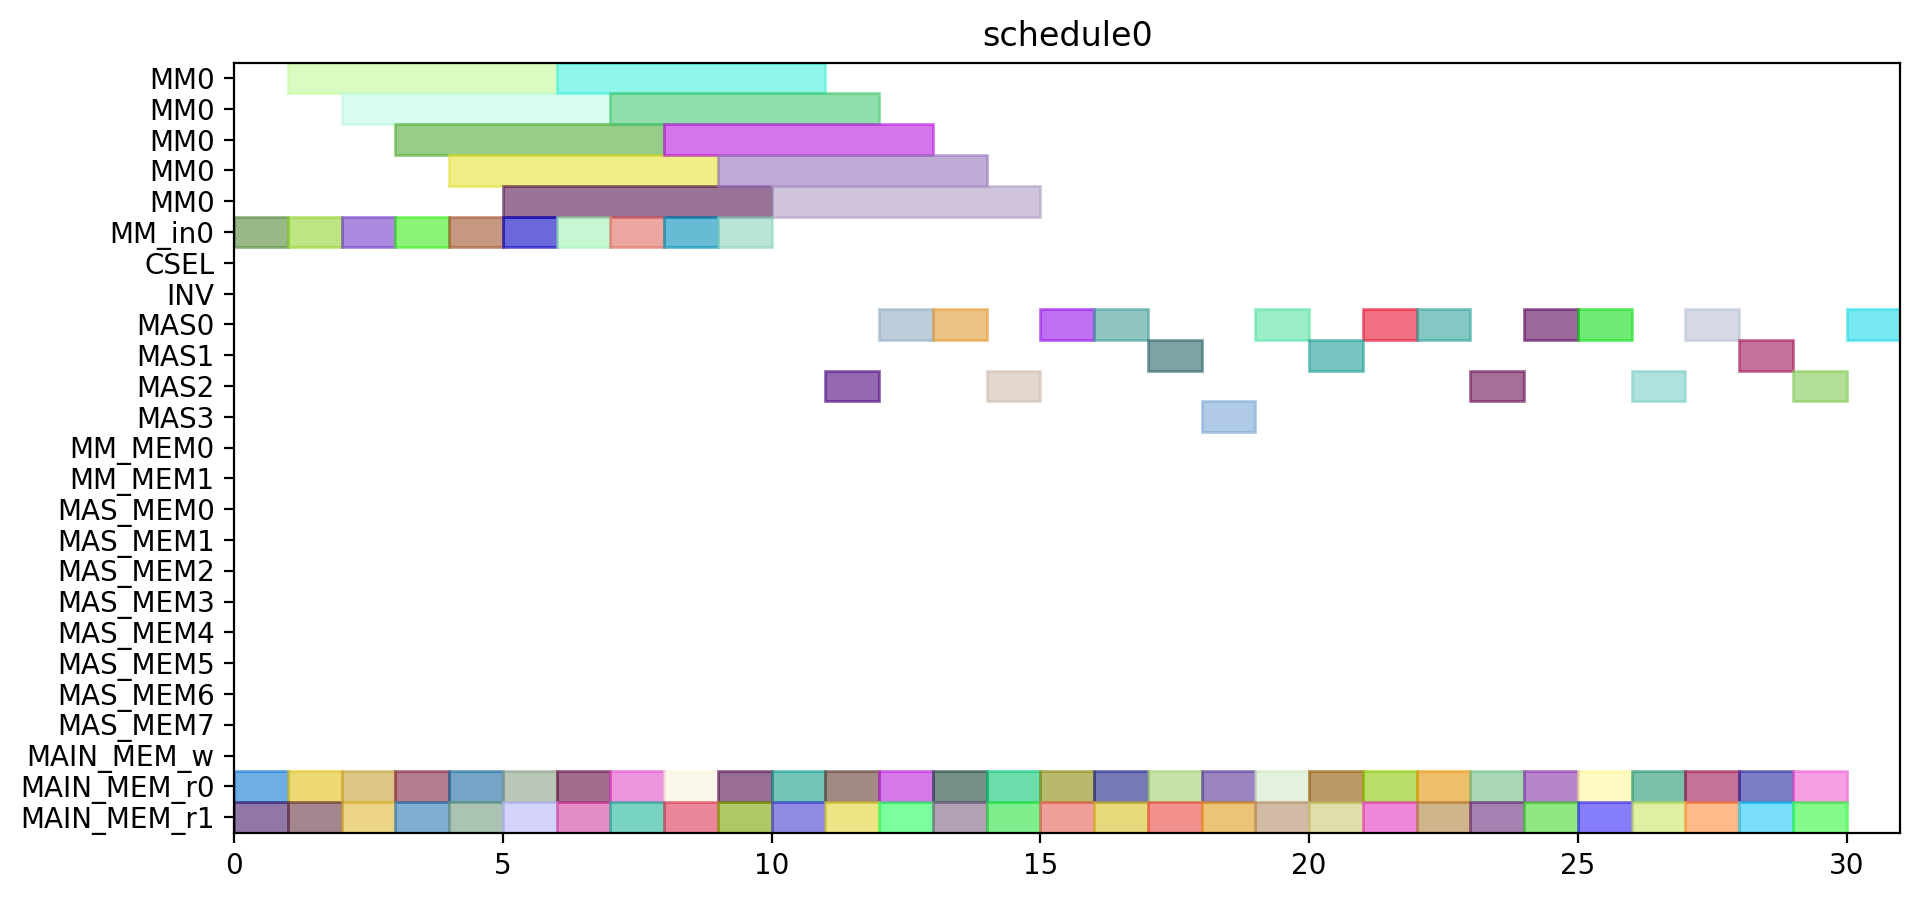

Write Python code to recreate this figure.
from pyschedule import Scenario, solvers, plotters, alt


def solve():
	horizon = 131
	S = Scenario("schedule0", horizon=horizon)

	# resource
	MM = S.Resources('MM', num=1, size=5)
	MM_in = S.Resources('MM_in', num=1)
	CSEL = S.Resource('CSEL')
	INV = S.Resource('INV')
	MAS = S.Resources('MAS', num=4, size=1, periods=range(1, horizon))
	MM_MEM = S.Resources('MM_MEM', num=2)
	MAS_MEM = S.Resources('MAS_MEM', num=8)
	MAIN_MEM_w = S.Resource('MAIN_MEM_w', size=1)
	MAIN_MEM_r = S.Resources('MAIN_MEM_r', num=2)

	# result of previous scheduling

	# new tasks
	c_aa_a1_0 = S.Task('c_aa_a1_0', length=1, delay_cost=1)
	c_aa_a1_0 += alt(MAS)

	c_aa_a1_0_mem0 = S.Task('c_aa_a1_0_mem0', length=1, delay_cost=1)
	c_aa_a1_0_mem0 += MAIN_MEM_r[0]
	S += c_aa_a1_0_mem0 <= c_aa_a1_0

	c_aa_a1_0_mem1 = S.Task('c_aa_a1_0_mem1', length=1, delay_cost=1)
	c_aa_a1_0_mem1 += MAIN_MEM_r[1]
	S += c_aa_a1_0_mem1 <= c_aa_a1_0

	c_aa_a1_1 = S.Task('c_aa_a1_1', length=1, delay_cost=1)
	c_aa_a1_1 += alt(MAS)

	c_aa_a1_1_mem0 = S.Task('c_aa_a1_1_mem0', length=1, delay_cost=1)
	c_aa_a1_1_mem0 += MAIN_MEM_r[0]
	S += c_aa_a1_1_mem0 <= c_aa_a1_1

	c_aa_a1_1_mem1 = S.Task('c_aa_a1_1_mem1', length=1, delay_cost=1)
	c_aa_a1_1_mem1 += MAIN_MEM_r[1]
	S += c_aa_a1_1_mem1 <= c_aa_a1_1

	c_aa_t10 = S.Task('c_aa_t10', length=1, delay_cost=1)
	c_aa_t10 += alt(MAS)

	c_aa_t10_mem0 = S.Task('c_aa_t10_mem0', length=1, delay_cost=1)
	c_aa_t10_mem0 += MAIN_MEM_r[0]
	S += c_aa_t10_mem0 <= c_aa_t10

	c_aa_t10_mem1 = S.Task('c_aa_t10_mem1', length=1, delay_cost=1)
	c_aa_t10_mem1 += MAIN_MEM_r[1]
	S += c_aa_t10_mem1 <= c_aa_t10

	c_aa_t11 = S.Task('c_aa_t11', length=1, delay_cost=1)
	c_aa_t11 += alt(MAS)

	c_aa_t11_mem0 = S.Task('c_aa_t11_mem0', length=1, delay_cost=1)
	c_aa_t11_mem0 += MAIN_MEM_r[0]
	S += c_aa_t11_mem0 <= c_aa_t11

	c_aa_t11_mem1 = S.Task('c_aa_t11_mem1', length=1, delay_cost=1)
	c_aa_t11_mem1 += MAIN_MEM_r[1]
	S += c_aa_t11_mem1 <= c_aa_t11

	c_aa_t3_t0_in = S.Task('c_aa_t3_t0_in', length=1, delay_cost=1)
	c_aa_t3_t0_in += alt(MM_in)
	c_aa_t3_t0 = S.Task('c_aa_t3_t0', length=5, delay_cost=1)
	c_aa_t3_t0 += alt(MM)
	S += c_aa_t3_t0>=c_aa_t3_t0_in

	c_aa_t3_t0_mem0 = S.Task('c_aa_t3_t0_mem0', length=1, delay_cost=1)
	c_aa_t3_t0_mem0 += MAIN_MEM_r[0]
	S += c_aa_t3_t0_mem0 <= c_aa_t3_t0

	c_aa_t3_t0_mem1 = S.Task('c_aa_t3_t0_mem1', length=1, delay_cost=1)
	c_aa_t3_t0_mem1 += MAIN_MEM_r[1]
	S += c_aa_t3_t0_mem1 <= c_aa_t3_t0

	c_aa_t3_t1_in = S.Task('c_aa_t3_t1_in', length=1, delay_cost=1)
	c_aa_t3_t1_in += alt(MM_in)
	c_aa_t3_t1 = S.Task('c_aa_t3_t1', length=5, delay_cost=1)
	c_aa_t3_t1 += alt(MM)
	S += c_aa_t3_t1>=c_aa_t3_t1_in

	c_aa_t3_t1_mem0 = S.Task('c_aa_t3_t1_mem0', length=1, delay_cost=1)
	c_aa_t3_t1_mem0 += MAIN_MEM_r[0]
	S += c_aa_t3_t1_mem0 <= c_aa_t3_t1

	c_aa_t3_t1_mem1 = S.Task('c_aa_t3_t1_mem1', length=1, delay_cost=1)
	c_aa_t3_t1_mem1 += MAIN_MEM_r[1]
	S += c_aa_t3_t1_mem1 <= c_aa_t3_t1

	c_aa_t3_t2 = S.Task('c_aa_t3_t2', length=1, delay_cost=1)
	c_aa_t3_t2 += alt(MAS)

	c_aa_t3_t2_mem0 = S.Task('c_aa_t3_t2_mem0', length=1, delay_cost=1)
	c_aa_t3_t2_mem0 += MAIN_MEM_r[0]
	S += c_aa_t3_t2_mem0 <= c_aa_t3_t2

	c_aa_t3_t2_mem1 = S.Task('c_aa_t3_t2_mem1', length=1, delay_cost=1)
	c_aa_t3_t2_mem1 += MAIN_MEM_r[1]
	S += c_aa_t3_t2_mem1 <= c_aa_t3_t2

	c_aa_t3_t3 = S.Task('c_aa_t3_t3', length=1, delay_cost=1)
	c_aa_t3_t3 += alt(MAS)

	c_aa_t3_t3_mem0 = S.Task('c_aa_t3_t3_mem0', length=1, delay_cost=1)
	c_aa_t3_t3_mem0 += MAIN_MEM_r[0]
	S += c_aa_t3_t3_mem0 <= c_aa_t3_t3

	c_aa_t3_t3_mem1 = S.Task('c_aa_t3_t3_mem1', length=1, delay_cost=1)
	c_aa_t3_t3_mem1 += MAIN_MEM_r[1]
	S += c_aa_t3_t3_mem1 <= c_aa_t3_t3

	c_bb_a1_0 = S.Task('c_bb_a1_0', length=1, delay_cost=1)
	c_bb_a1_0 += alt(MAS)

	c_bb_a1_0_mem0 = S.Task('c_bb_a1_0_mem0', length=1, delay_cost=1)
	c_bb_a1_0_mem0 += MAIN_MEM_r[0]
	S += c_bb_a1_0_mem0 <= c_bb_a1_0

	c_bb_a1_0_mem1 = S.Task('c_bb_a1_0_mem1', length=1, delay_cost=1)
	c_bb_a1_0_mem1 += MAIN_MEM_r[1]
	S += c_bb_a1_0_mem1 <= c_bb_a1_0

	c_bb_a1_1 = S.Task('c_bb_a1_1', length=1, delay_cost=1)
	c_bb_a1_1 += alt(MAS)

	c_bb_a1_1_mem0 = S.Task('c_bb_a1_1_mem0', length=1, delay_cost=1)
	c_bb_a1_1_mem0 += MAIN_MEM_r[0]
	S += c_bb_a1_1_mem0 <= c_bb_a1_1

	c_bb_a1_1_mem1 = S.Task('c_bb_a1_1_mem1', length=1, delay_cost=1)
	c_bb_a1_1_mem1 += MAIN_MEM_r[1]
	S += c_bb_a1_1_mem1 <= c_bb_a1_1

	c_bb_t10 = S.Task('c_bb_t10', length=1, delay_cost=1)
	c_bb_t10 += alt(MAS)

	c_bb_t10_mem0 = S.Task('c_bb_t10_mem0', length=1, delay_cost=1)
	c_bb_t10_mem0 += MAIN_MEM_r[0]
	S += c_bb_t10_mem0 <= c_bb_t10

	c_bb_t10_mem1 = S.Task('c_bb_t10_mem1', length=1, delay_cost=1)
	c_bb_t10_mem1 += MAIN_MEM_r[1]
	S += c_bb_t10_mem1 <= c_bb_t10

	c_bb_t11 = S.Task('c_bb_t11', length=1, delay_cost=1)
	c_bb_t11 += alt(MAS)

	c_bb_t11_mem0 = S.Task('c_bb_t11_mem0', length=1, delay_cost=1)
	c_bb_t11_mem0 += MAIN_MEM_r[0]
	S += c_bb_t11_mem0 <= c_bb_t11

	c_bb_t11_mem1 = S.Task('c_bb_t11_mem1', length=1, delay_cost=1)
	c_bb_t11_mem1 += MAIN_MEM_r[1]
	S += c_bb_t11_mem1 <= c_bb_t11

	c_bb_t3_t0_in = S.Task('c_bb_t3_t0_in', length=1, delay_cost=1)
	c_bb_t3_t0_in += alt(MM_in)
	c_bb_t3_t0 = S.Task('c_bb_t3_t0', length=5, delay_cost=1)
	c_bb_t3_t0 += alt(MM)
	S += c_bb_t3_t0>=c_bb_t3_t0_in

	c_bb_t3_t0_mem0 = S.Task('c_bb_t3_t0_mem0', length=1, delay_cost=1)
	c_bb_t3_t0_mem0 += MAIN_MEM_r[0]
	S += c_bb_t3_t0_mem0 <= c_bb_t3_t0

	c_bb_t3_t0_mem1 = S.Task('c_bb_t3_t0_mem1', length=1, delay_cost=1)
	c_bb_t3_t0_mem1 += MAIN_MEM_r[1]
	S += c_bb_t3_t0_mem1 <= c_bb_t3_t0

	c_bb_t3_t1_in = S.Task('c_bb_t3_t1_in', length=1, delay_cost=1)
	c_bb_t3_t1_in += alt(MM_in)
	c_bb_t3_t1 = S.Task('c_bb_t3_t1', length=5, delay_cost=1)
	c_bb_t3_t1 += alt(MM)
	S += c_bb_t3_t1>=c_bb_t3_t1_in

	c_bb_t3_t1_mem0 = S.Task('c_bb_t3_t1_mem0', length=1, delay_cost=1)
	c_bb_t3_t1_mem0 += MAIN_MEM_r[0]
	S += c_bb_t3_t1_mem0 <= c_bb_t3_t1

	c_bb_t3_t1_mem1 = S.Task('c_bb_t3_t1_mem1', length=1, delay_cost=1)
	c_bb_t3_t1_mem1 += MAIN_MEM_r[1]
	S += c_bb_t3_t1_mem1 <= c_bb_t3_t1

	c_bb_t3_t2 = S.Task('c_bb_t3_t2', length=1, delay_cost=1)
	c_bb_t3_t2 += alt(MAS)

	c_bb_t3_t2_mem0 = S.Task('c_bb_t3_t2_mem0', length=1, delay_cost=1)
	c_bb_t3_t2_mem0 += MAIN_MEM_r[0]
	S += c_bb_t3_t2_mem0 <= c_bb_t3_t2

	c_bb_t3_t2_mem1 = S.Task('c_bb_t3_t2_mem1', length=1, delay_cost=1)
	c_bb_t3_t2_mem1 += MAIN_MEM_r[1]
	S += c_bb_t3_t2_mem1 <= c_bb_t3_t2

	c_bb_t3_t3 = S.Task('c_bb_t3_t3', length=1, delay_cost=1)
	c_bb_t3_t3 += alt(MAS)

	c_bb_t3_t3_mem0 = S.Task('c_bb_t3_t3_mem0', length=1, delay_cost=1)
	c_bb_t3_t3_mem0 += MAIN_MEM_r[0]
	S += c_bb_t3_t3_mem0 <= c_bb_t3_t3

	c_bb_t3_t3_mem1 = S.Task('c_bb_t3_t3_mem1', length=1, delay_cost=1)
	c_bb_t3_t3_mem1 += MAIN_MEM_r[1]
	S += c_bb_t3_t3_mem1 <= c_bb_t3_t3

	c_cc_a1_0 = S.Task('c_cc_a1_0', length=1, delay_cost=1)
	c_cc_a1_0 += alt(MAS)

	c_cc_a1_0_mem0 = S.Task('c_cc_a1_0_mem0', length=1, delay_cost=1)
	c_cc_a1_0_mem0 += MAIN_MEM_r[0]
	S += c_cc_a1_0_mem0 <= c_cc_a1_0

	c_cc_a1_0_mem1 = S.Task('c_cc_a1_0_mem1', length=1, delay_cost=1)
	c_cc_a1_0_mem1 += MAIN_MEM_r[1]
	S += c_cc_a1_0_mem1 <= c_cc_a1_0

	c_cc_a1_1 = S.Task('c_cc_a1_1', length=1, delay_cost=1)
	c_cc_a1_1 += alt(MAS)

	c_cc_a1_1_mem0 = S.Task('c_cc_a1_1_mem0', length=1, delay_cost=1)
	c_cc_a1_1_mem0 += MAIN_MEM_r[0]
	S += c_cc_a1_1_mem0 <= c_cc_a1_1

	c_cc_a1_1_mem1 = S.Task('c_cc_a1_1_mem1', length=1, delay_cost=1)
	c_cc_a1_1_mem1 += MAIN_MEM_r[1]
	S += c_cc_a1_1_mem1 <= c_cc_a1_1

	c_cc_t10 = S.Task('c_cc_t10', length=1, delay_cost=1)
	c_cc_t10 += alt(MAS)

	c_cc_t10_mem0 = S.Task('c_cc_t10_mem0', length=1, delay_cost=1)
	c_cc_t10_mem0 += MAIN_MEM_r[0]
	S += c_cc_t10_mem0 <= c_cc_t10

	c_cc_t10_mem1 = S.Task('c_cc_t10_mem1', length=1, delay_cost=1)
	c_cc_t10_mem1 += MAIN_MEM_r[1]
	S += c_cc_t10_mem1 <= c_cc_t10

	c_cc_t11 = S.Task('c_cc_t11', length=1, delay_cost=1)
	c_cc_t11 += alt(MAS)

	c_cc_t11_mem0 = S.Task('c_cc_t11_mem0', length=1, delay_cost=1)
	c_cc_t11_mem0 += MAIN_MEM_r[0]
	S += c_cc_t11_mem0 <= c_cc_t11

	c_cc_t11_mem1 = S.Task('c_cc_t11_mem1', length=1, delay_cost=1)
	c_cc_t11_mem1 += MAIN_MEM_r[1]
	S += c_cc_t11_mem1 <= c_cc_t11

	c_cc_t3_t0_in = S.Task('c_cc_t3_t0_in', length=1, delay_cost=1)
	c_cc_t3_t0_in += alt(MM_in)
	c_cc_t3_t0 = S.Task('c_cc_t3_t0', length=5, delay_cost=1)
	c_cc_t3_t0 += alt(MM)
	S += c_cc_t3_t0>=c_cc_t3_t0_in

	c_cc_t3_t0_mem0 = S.Task('c_cc_t3_t0_mem0', length=1, delay_cost=1)
	c_cc_t3_t0_mem0 += MAIN_MEM_r[0]
	S += c_cc_t3_t0_mem0 <= c_cc_t3_t0

	c_cc_t3_t0_mem1 = S.Task('c_cc_t3_t0_mem1', length=1, delay_cost=1)
	c_cc_t3_t0_mem1 += MAIN_MEM_r[1]
	S += c_cc_t3_t0_mem1 <= c_cc_t3_t0

	c_cc_t3_t1_in = S.Task('c_cc_t3_t1_in', length=1, delay_cost=1)
	c_cc_t3_t1_in += alt(MM_in)
	c_cc_t3_t1 = S.Task('c_cc_t3_t1', length=5, delay_cost=1)
	c_cc_t3_t1 += alt(MM)
	S += c_cc_t3_t1>=c_cc_t3_t1_in

	c_cc_t3_t1_mem0 = S.Task('c_cc_t3_t1_mem0', length=1, delay_cost=1)
	c_cc_t3_t1_mem0 += MAIN_MEM_r[0]
	S += c_cc_t3_t1_mem0 <= c_cc_t3_t1

	c_cc_t3_t1_mem1 = S.Task('c_cc_t3_t1_mem1', length=1, delay_cost=1)
	c_cc_t3_t1_mem1 += MAIN_MEM_r[1]
	S += c_cc_t3_t1_mem1 <= c_cc_t3_t1

	c_cc_t3_t2 = S.Task('c_cc_t3_t2', length=1, delay_cost=1)
	c_cc_t3_t2 += alt(MAS)

	c_cc_t3_t2_mem0 = S.Task('c_cc_t3_t2_mem0', length=1, delay_cost=1)
	c_cc_t3_t2_mem0 += MAIN_MEM_r[0]
	S += c_cc_t3_t2_mem0 <= c_cc_t3_t2

	c_cc_t3_t2_mem1 = S.Task('c_cc_t3_t2_mem1', length=1, delay_cost=1)
	c_cc_t3_t2_mem1 += MAIN_MEM_r[1]
	S += c_cc_t3_t2_mem1 <= c_cc_t3_t2

	c_cc_t3_t3 = S.Task('c_cc_t3_t3', length=1, delay_cost=1)
	c_cc_t3_t3 += alt(MAS)

	c_cc_t3_t3_mem0 = S.Task('c_cc_t3_t3_mem0', length=1, delay_cost=1)
	c_cc_t3_t3_mem0 += MAIN_MEM_r[0]
	S += c_cc_t3_t3_mem0 <= c_cc_t3_t3

	c_cc_t3_t3_mem1 = S.Task('c_cc_t3_t3_mem1', length=1, delay_cost=1)
	c_cc_t3_t3_mem1 += MAIN_MEM_r[1]
	S += c_cc_t3_t3_mem1 <= c_cc_t3_t3

	c_ab_t0_t0_in = S.Task('c_ab_t0_t0_in', length=1, delay_cost=1)
	c_ab_t0_t0_in += alt(MM_in)
	c_ab_t0_t0 = S.Task('c_ab_t0_t0', length=5, delay_cost=1)
	c_ab_t0_t0 += alt(MM)
	S += c_ab_t0_t0>=c_ab_t0_t0_in

	c_ab_t0_t0_mem0 = S.Task('c_ab_t0_t0_mem0', length=1, delay_cost=1)
	c_ab_t0_t0_mem0 += MAIN_MEM_r[0]
	S += c_ab_t0_t0_mem0 <= c_ab_t0_t0

	c_ab_t0_t0_mem1 = S.Task('c_ab_t0_t0_mem1', length=1, delay_cost=1)
	c_ab_t0_t0_mem1 += MAIN_MEM_r[1]
	S += c_ab_t0_t0_mem1 <= c_ab_t0_t0

	c_ab_t0_t1_in = S.Task('c_ab_t0_t1_in', length=1, delay_cost=1)
	c_ab_t0_t1_in += alt(MM_in)
	c_ab_t0_t1 = S.Task('c_ab_t0_t1', length=5, delay_cost=1)
	c_ab_t0_t1 += alt(MM)
	S += c_ab_t0_t1>=c_ab_t0_t1_in

	c_ab_t0_t1_mem0 = S.Task('c_ab_t0_t1_mem0', length=1, delay_cost=1)
	c_ab_t0_t1_mem0 += MAIN_MEM_r[0]
	S += c_ab_t0_t1_mem0 <= c_ab_t0_t1

	c_ab_t0_t1_mem1 = S.Task('c_ab_t0_t1_mem1', length=1, delay_cost=1)
	c_ab_t0_t1_mem1 += MAIN_MEM_r[1]
	S += c_ab_t0_t1_mem1 <= c_ab_t0_t1

	c_ab_t0_t2 = S.Task('c_ab_t0_t2', length=1, delay_cost=1)
	c_ab_t0_t2 += alt(MAS)

	c_ab_t0_t2_mem0 = S.Task('c_ab_t0_t2_mem0', length=1, delay_cost=1)
	c_ab_t0_t2_mem0 += MAIN_MEM_r[0]
	S += c_ab_t0_t2_mem0 <= c_ab_t0_t2

	c_ab_t0_t2_mem1 = S.Task('c_ab_t0_t2_mem1', length=1, delay_cost=1)
	c_ab_t0_t2_mem1 += MAIN_MEM_r[1]
	S += c_ab_t0_t2_mem1 <= c_ab_t0_t2

	c_ab_t0_t3 = S.Task('c_ab_t0_t3', length=1, delay_cost=1)
	c_ab_t0_t3 += alt(MAS)

	c_ab_t0_t3_mem0 = S.Task('c_ab_t0_t3_mem0', length=1, delay_cost=1)
	c_ab_t0_t3_mem0 += MAIN_MEM_r[0]
	S += c_ab_t0_t3_mem0 <= c_ab_t0_t3

	c_ab_t0_t3_mem1 = S.Task('c_ab_t0_t3_mem1', length=1, delay_cost=1)
	c_ab_t0_t3_mem1 += MAIN_MEM_r[1]
	S += c_ab_t0_t3_mem1 <= c_ab_t0_t3

	c_ab_t1_t0_in = S.Task('c_ab_t1_t0_in', length=1, delay_cost=1)
	c_ab_t1_t0_in += alt(MM_in)
	c_ab_t1_t0 = S.Task('c_ab_t1_t0', length=5, delay_cost=1)
	c_ab_t1_t0 += alt(MM)
	S += c_ab_t1_t0>=c_ab_t1_t0_in

	c_ab_t1_t0_mem0 = S.Task('c_ab_t1_t0_mem0', length=1, delay_cost=1)
	c_ab_t1_t0_mem0 += MAIN_MEM_r[0]
	S += c_ab_t1_t0_mem0 <= c_ab_t1_t0

	c_ab_t1_t0_mem1 = S.Task('c_ab_t1_t0_mem1', length=1, delay_cost=1)
	c_ab_t1_t0_mem1 += MAIN_MEM_r[1]
	S += c_ab_t1_t0_mem1 <= c_ab_t1_t0

	c_ab_t1_t1_in = S.Task('c_ab_t1_t1_in', length=1, delay_cost=1)
	c_ab_t1_t1_in += alt(MM_in)
	c_ab_t1_t1 = S.Task('c_ab_t1_t1', length=5, delay_cost=1)
	c_ab_t1_t1 += alt(MM)
	S += c_ab_t1_t1>=c_ab_t1_t1_in

	c_ab_t1_t1_mem0 = S.Task('c_ab_t1_t1_mem0', length=1, delay_cost=1)
	c_ab_t1_t1_mem0 += MAIN_MEM_r[0]
	S += c_ab_t1_t1_mem0 <= c_ab_t1_t1

	c_ab_t1_t1_mem1 = S.Task('c_ab_t1_t1_mem1', length=1, delay_cost=1)
	c_ab_t1_t1_mem1 += MAIN_MEM_r[1]
	S += c_ab_t1_t1_mem1 <= c_ab_t1_t1

	solvers.mip.solve(S,msg=1,kind='CPLEX',ratio_gap=1.01)

	solution = [['hoge']*len(S.solution()[1]) for i in range(len(S.solution()))]
	for i in range(len(S.solution())):
		for j in range(len(S.solution()[i])):
			solution[i][j]=str(S.solution()[i][j])
	print(solution)

	cycles = int(solution[-1][3])

	pic_file_name = "/home/mfukuda/ABE/multiRAM_multiMAS_16mux/scheduling_result/stage5MM1_stage1MAS4/FP12_INV_BEFORE_FPINV/schedule0.png"
	if(S.solution() != []):
		plotters.matplotlib.plot(S,img_filename=pic_file_name, show_task_labels=False, fig_size=(cycles*0.25+3, 5))

	return solution
